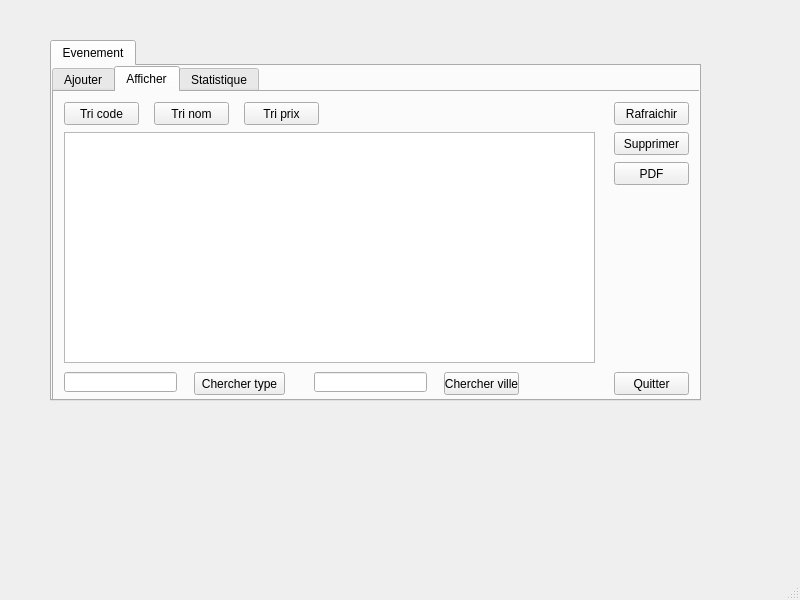
<?xml version="1.0" encoding="UTF-8"?>
<ui version="4.0">
 <class>MainWindow</class>
 <widget class="QMainWindow" name="MainWindow">
  <property name="geometry">
   <rect>
    <x>0</x>
    <y>0</y>
    <width>800</width>
    <height>600</height>
   </rect>
  </property>
  <property name="windowTitle">
   <string>MainWindow</string>
  </property>
  <widget class="QWidget" name="centralwidget">
   <widget class="QTabWidget" name="tabWidget">
    <property name="geometry">
     <rect>
      <x>50</x>
      <y>40</y>
      <width>651</width>
      <height>361</height>
     </rect>
    </property>
    <property name="currentIndex">
     <number>0</number>
    </property>
    <widget class="QWidget" name="tab">
     <attribute name="title">
      <string>Evenement</string>
     </attribute>
     <widget class="QTabWidget" name="tabWidget_2">
      <property name="geometry">
       <rect>
        <x>0</x>
        <y>0</y>
        <width>651</width>
        <height>341</height>
       </rect>
      </property>
      <property name="currentIndex">
       <number>1</number>
      </property>
      <widget class="QWidget" name="tab_ajouter_emp">
       <attribute name="title">
        <string>Ajouter</string>
       </attribute>
       <widget class="QLabel" name="label_id_c">
        <property name="geometry">
         <rect>
          <x>50</x>
          <y>30</y>
          <width>47</width>
          <height>13</height>
         </rect>
        </property>
        <property name="text">
         <string>CODE</string>
        </property>
       </widget>
       <widget class="QLabel" name="label_cin_c">
        <property name="geometry">
         <rect>
          <x>50</x>
          <y>70</y>
          <width>47</width>
          <height>13</height>
         </rect>
        </property>
        <property name="text">
         <string>Nom</string>
        </property>
       </widget>
       <widget class="QLabel" name="label_nom_c">
        <property name="geometry">
         <rect>
          <x>50</x>
          <y>110</y>
          <width>47</width>
          <height>13</height>
         </rect>
        </property>
        <property name="text">
         <string>Date</string>
        </property>
       </widget>
       <widget class="QLabel" name="label_prenom_c">
        <property name="geometry">
         <rect>
          <x>50</x>
          <y>150</y>
          <width>71</width>
          <height>16</height>
         </rect>
        </property>
        <property name="text">
         <string>Type</string>
        </property>
       </widget>
       <widget class="QLineEdit" name="lineEdit_code">
        <property name="geometry">
         <rect>
          <x>140</x>
          <y>30</y>
          <width>113</width>
          <height>20</height>
         </rect>
        </property>
       </widget>
       <widget class="QLineEdit" name="lineEdit_nom">
        <property name="geometry">
         <rect>
          <x>140</x>
          <y>70</y>
          <width>113</width>
          <height>20</height>
         </rect>
        </property>
       </widget>
       <widget class="QLineEdit" name="lineEdit_date">
        <property name="geometry">
         <rect>
          <x>140</x>
          <y>110</y>
          <width>113</width>
          <height>20</height>
         </rect>
        </property>
       </widget>
       <widget class="QLineEdit" name="lineEdit_type">
        <property name="geometry">
         <rect>
          <x>140</x>
          <y>150</y>
          <width>113</width>
          <height>20</height>
         </rect>
        </property>
       </widget>
       <widget class="QPushButton" name="pushButton_ajouter_E">
        <property name="geometry">
         <rect>
          <x>370</x>
          <y>280</y>
          <width>75</width>
          <height>23</height>
         </rect>
        </property>
        <property name="text">
         <string>Ajouter</string>
        </property>
       </widget>
       <widget class="QPushButton" name="pushButton_quitter">
        <property name="geometry">
         <rect>
          <x>550</x>
          <y>280</y>
          <width>75</width>
          <height>23</height>
         </rect>
        </property>
        <property name="text">
         <string>Quitter</string>
        </property>
       </widget>
       <widget class="QPushButton" name="pushButton_modifier_E">
        <property name="geometry">
         <rect>
          <x>460</x>
          <y>280</y>
          <width>75</width>
          <height>23</height>
         </rect>
        </property>
        <property name="text">
         <string>Modifier</string>
        </property>
       </widget>
       <widget class="QPushButton" name="pushButton_rafraichir_E">
        <property name="geometry">
         <rect>
          <x>560</x>
          <y>10</y>
          <width>75</width>
          <height>23</height>
         </rect>
        </property>
        <property name="text">
         <string>Rafraichir</string>
        </property>
       </widget>
       <widget class="QLabel" name="label">
        <property name="geometry">
         <rect>
          <x>50</x>
          <y>190</y>
          <width>47</width>
          <height>13</height>
         </rect>
        </property>
        <property name="text">
         <string>Ville</string>
        </property>
       </widget>
       <widget class="QLabel" name="label_2">
        <property name="geometry">
         <rect>
          <x>50</x>
          <y>230</y>
          <width>47</width>
          <height>13</height>
         </rect>
        </property>
        <property name="text">
         <string>Prix</string>
        </property>
       </widget>
       <widget class="QLineEdit" name="lineEdit_ville">
        <property name="geometry">
         <rect>
          <x>140</x>
          <y>190</y>
          <width>113</width>
          <height>20</height>
         </rect>
        </property>
       </widget>
       <widget class="QLineEdit" name="lineEdit_prix">
        <property name="geometry">
         <rect>
          <x>140</x>
          <y>230</y>
          <width>113</width>
          <height>20</height>
         </rect>
        </property>
       </widget>
      </widget>
      <widget class="QWidget" name="tab_afficher_emp">
       <attribute name="title">
        <string>Afficher</string>
       </attribute>
       <widget class="QTableView" name="tableView">
        <property name="geometry">
         <rect>
          <x>10</x>
          <y>40</y>
          <width>531</width>
          <height>231</height>
         </rect>
        </property>
       </widget>
       <widget class="QPushButton" name="pushButton_supprimer_E">
        <property name="geometry">
         <rect>
          <x>560</x>
          <y>40</y>
          <width>75</width>
          <height>23</height>
         </rect>
        </property>
        <property name="text">
         <string>Supprimer</string>
        </property>
       </widget>
       <widget class="QPushButton" name="pushButton_rafraichir">
        <property name="geometry">
         <rect>
          <x>560</x>
          <y>10</y>
          <width>75</width>
          <height>23</height>
         </rect>
        </property>
        <property name="text">
         <string>Rafraichir</string>
        </property>
       </widget>
       <widget class="QPushButton" name="pushButton_2_quitter">
        <property name="geometry">
         <rect>
          <x>560</x>
          <y>280</y>
          <width>75</width>
          <height>23</height>
         </rect>
        </property>
        <property name="text">
         <string>Quitter</string>
        </property>
       </widget>
       <widget class="QPushButton" name="pushButton_tri_codee">
        <property name="geometry">
         <rect>
          <x>10</x>
          <y>10</y>
          <width>75</width>
          <height>23</height>
         </rect>
        </property>
        <property name="text">
         <string>Tri code</string>
        </property>
       </widget>
       <widget class="QPushButton" name="pushButton_tri_nom">
        <property name="geometry">
         <rect>
          <x>100</x>
          <y>10</y>
          <width>75</width>
          <height>23</height>
         </rect>
        </property>
        <property name="text">
         <string>Tri nom</string>
        </property>
       </widget>
       <widget class="QPushButton" name="pushButton_tri_prix">
        <property name="geometry">
         <rect>
          <x>190</x>
          <y>10</y>
          <width>75</width>
          <height>23</height>
         </rect>
        </property>
        <property name="text">
         <string>Tri prix</string>
        </property>
       </widget>
       <widget class="QLineEdit" name="lineEdit_chercher_type">
        <property name="geometry">
         <rect>
          <x>10</x>
          <y>280</y>
          <width>113</width>
          <height>20</height>
         </rect>
        </property>
       </widget>
       <widget class="QLineEdit" name="lineEdit_chercher_ville">
        <property name="geometry">
         <rect>
          <x>260</x>
          <y>280</y>
          <width>113</width>
          <height>20</height>
         </rect>
        </property>
       </widget>
       <widget class="QPushButton" name="pushButton_chercher_type">
        <property name="geometry">
         <rect>
          <x>140</x>
          <y>280</y>
          <width>91</width>
          <height>23</height>
         </rect>
        </property>
        <property name="text">
         <string>Chercher type</string>
        </property>
       </widget>
       <widget class="QPushButton" name="pushButton_chercher_ville">
        <property name="geometry">
         <rect>
          <x>390</x>
          <y>280</y>
          <width>75</width>
          <height>23</height>
         </rect>
        </property>
        <property name="text">
         <string>Chercher ville</string>
        </property>
       </widget>
       <widget class="QPushButton" name="pushButton_pdf">
        <property name="geometry">
         <rect>
          <x>560</x>
          <y>70</y>
          <width>75</width>
          <height>23</height>
         </rect>
        </property>
        <property name="text">
         <string>PDF</string>
        </property>
       </widget>
      </widget>
      <widget class="QWidget" name="tab_2">
       <attribute name="title">
        <string>Statistique</string>
       </attribute>
       <widget class="QCustomPlot" name="customPlot" native="true">
        <property name="geometry">
         <rect>
          <x>10</x>
          <y>40</y>
          <width>621</width>
          <height>261</height>
         </rect>
        </property>
        <property name="contextMenuPolicy">
         <enum>Qt::NoContextMenu</enum>
        </property>
       </widget>
       <widget class="QPushButton" name="pushButton_statistique">
        <property name="geometry">
         <rect>
          <x>250</x>
          <y>10</y>
          <width>121</width>
          <height>23</height>
         </rect>
        </property>
        <property name="text">
         <string>Afficher Statistique</string>
        </property>
       </widget>
      </widget>
     </widget>
    </widget>
   </widget>
  </widget>
  <widget class="QMenuBar" name="menubar">
   <property name="geometry">
    <rect>
     <x>0</x>
     <y>0</y>
     <width>800</width>
     <height>22</height>
    </rect>
   </property>
  </widget>
  <widget class="QStatusBar" name="statusbar"/>
 </widget>
 <customwidgets>
  <customwidget>
   <class>QCustomPlot</class>
   <extends>QWidget</extends>
   <header location="global">qcustomplot.h</header>
   <container>1</container>
  </customwidget>
 </customwidgets>
 <resources/>
 <connections/>
</ui>
